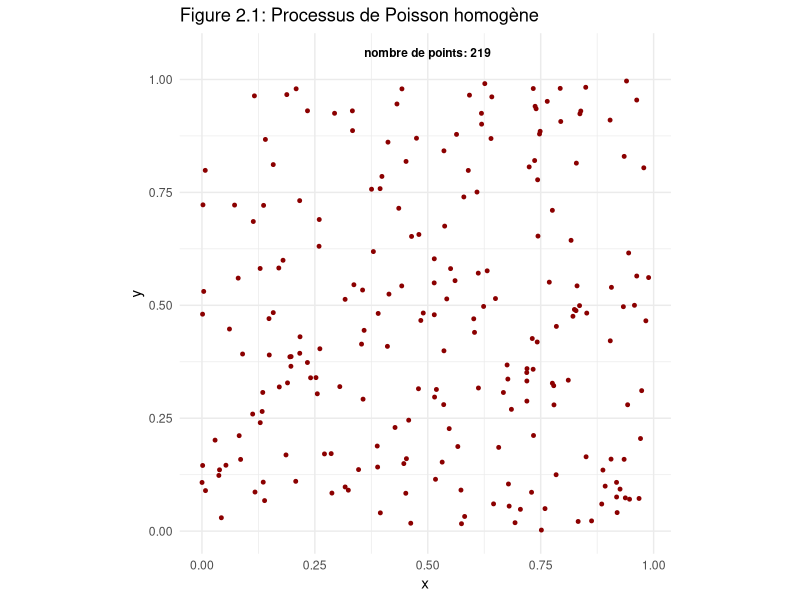
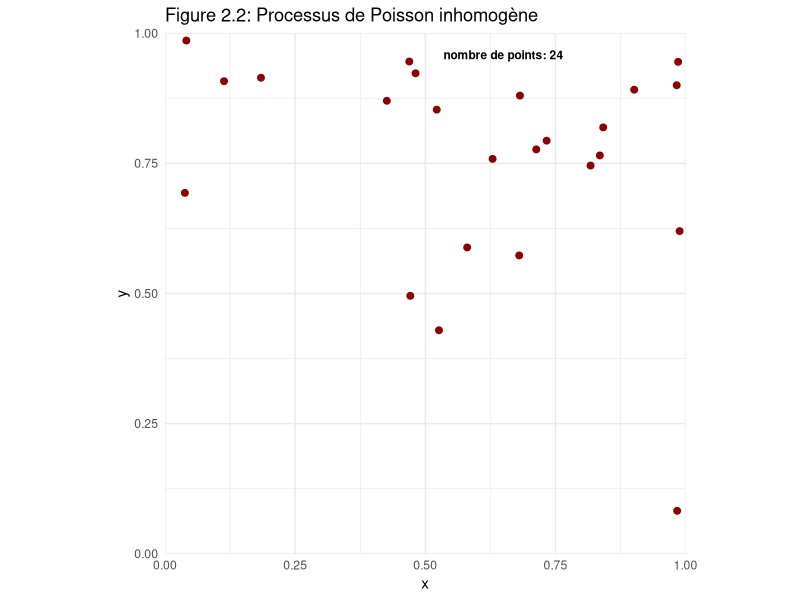
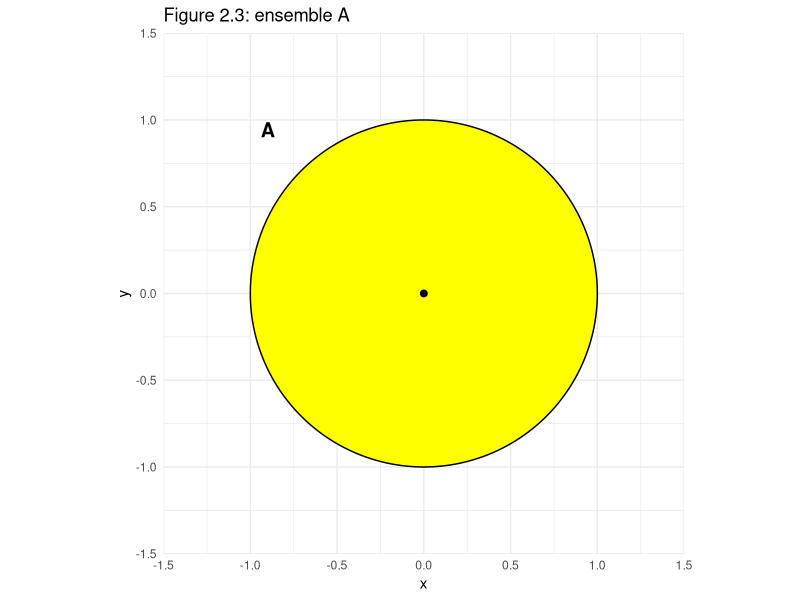
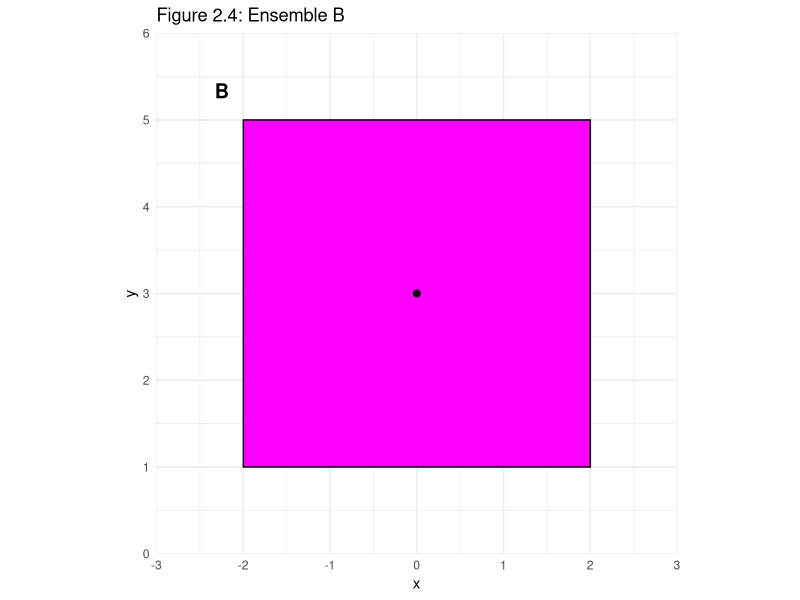
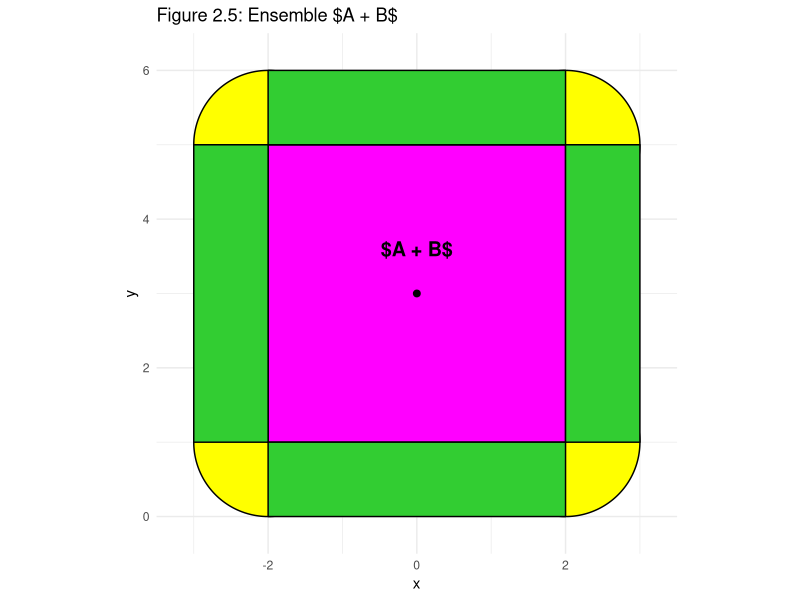
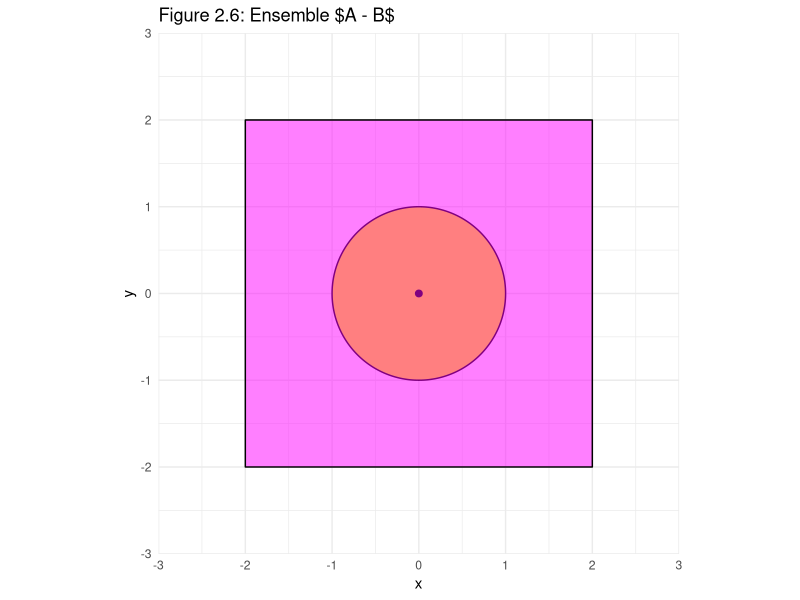
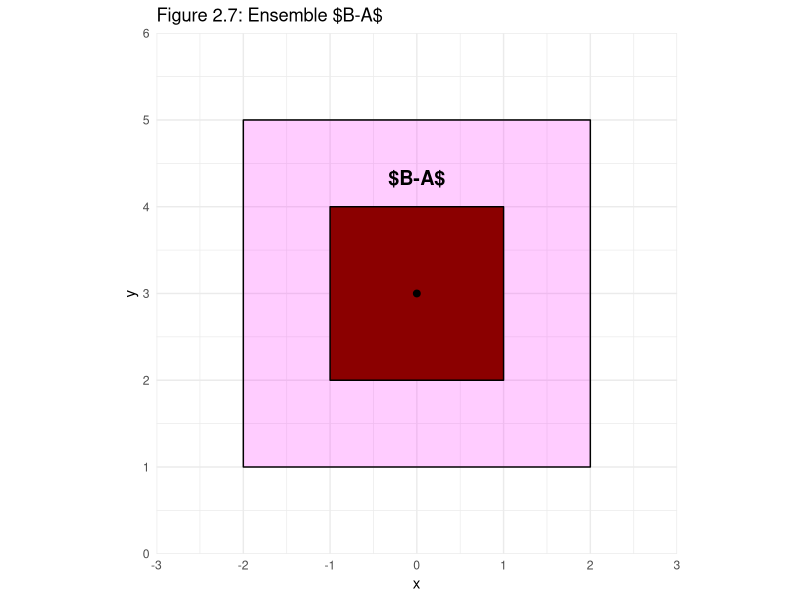
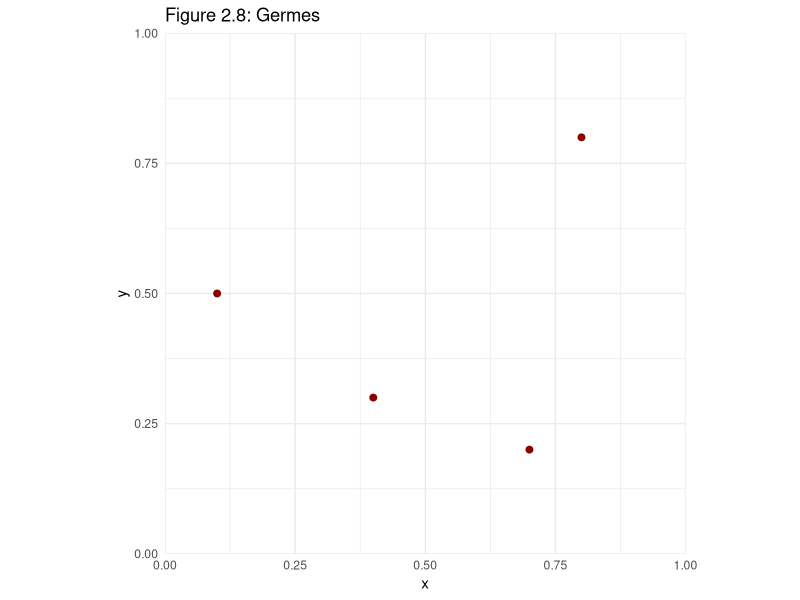

Source code (R) for these figures, in order:
## ---- chunk 1
#| label: setup
#| include: false

library(spatstat)
library(ggplot2)
## ---- chunk 2


library(spatstat.geom)
library(spatstat.random)


library(ggplot2)

set.seed(42)

w <- owin(c(0,1),c(0,1))

lambda<-200

ppoisson<-rpoispp(lambda, win = w)

n<-ppoisson$n
ggplot()+
  
  geom_point(data=as.data.frame(ppoisson),aes(x=x,y=y),
             colour="darkred",size=1)+
  
  coord_fixed()+
  labs(title="Figure 2.1: Processus de Poisson homogène",
       x="x",
       y="y")+
  annotate("text",x=0.5,y=1.05,label=paste("nombre de points:",n),
           size=3,fontface="bold",vjust=0)+
  
  theme_minimal()



## ---- chunk 3


library(spatstat.geom)
library(spatstat.random)
library(ggplot2)

set.seed(41)

w <- owin(c(0,1),c(0,1))

lambda<-function(x,y){(6*x)^2+(6*y)^2}

ppoisson<-rpoispp(lambda, win = w)

n<-ppoisson$n
  
ggplot()+
  
  geom_point(data=as.data.frame(ppoisson),aes(x=x,y=y),
             colour="darkred",size=2)+
  
  coord_fixed(xlim=c(0,1),
              ylim=c(0,1),
              expand=FALSE)+
  
  labs(title="Figure 2.2: Processus de Poisson inhomogène",
       x="x",
       y="y")+
  
  annotate("text",x=0.65,y=0.95,
           label=paste("nombre de points:",n),
           size=3,fontface="bold", vjust=0)+
  
  theme_minimal()



## ---- chunk 4

library(ggplot2)
library(ggforce)

coord_car_x<-c(-2,
              -2,
              2,
              2
              )

coord_car_y<-c(1,
               5,
               5,
               1
               )

ggplot()+
  
  geom_circle(aes(x0=0,y0=0,r=1), fill="yellow",colour="black",linewidth=0.5
              )+
  
  geom_point(data=data.frame(x=c(0),y=c(0)),aes(x=x,y=y),
             colour="black",size=2)+
  
  coord_fixed(x=c(-1.5, 1.5),
              y=c(-1.5, 1.5),
              expand=FALSE)+
  
  labs(title="Figure 2.3: ensemble A",x="x",y="y")+
  
    annotate("text",x=-0.9,y=0.9,
           label="A",
           size=5,fontface="bold", vjust=0)+

  theme_minimal()
  
ggplot()+
  geom_polygon(data=data.frame(x=coord_car_x, y=coord_car_y),
               aes(x=x, y=y),
               fill="magenta",colour="black", linewidth=0.5
               )+
  
  geom_point(data=data.frame(x=c(0),y=c(3)),aes(x=x,y=y),
             colour="black",size=2)+
  
  coord_fixed(x=c(-3, 3),
              y=c(0, 6),
              expand=FALSE)+
  
  labs(title="Figure 2.4: Ensemble B",x="x",y="y")+
  
    annotate("text",x=-2.25,y=5.25,
           label="B",
           size=5,fontface="bold", vjust=0)+
  
  theme_minimal()



## ---- chunk 5

library(ggplot2)
library(ggforce)

coord_car_x<-c(-2,
               -2,
               2,
               2
               )

coord_car_y<-c(1,
               5,
               5,
               1
               )

ggplot()+
  
  geom_circle(aes(x0=coord_car_x,y0=coord_car_y,r=1), fill="yellow",colour="black",linewidth=0.5
              )+
  
  geom_polygon(data=data.frame(x=coord_car_x, y=coord_car_y),
               aes(x=x, y=y),
               fill="magenta",colour="black", linewidth=0.5
               )+
  
  geom_polygon(data=data.frame(x=c(-3,-2,-2,-3),y=c(1,1,5,5)),
               aes(x=x,y=y),
               fill="limegreen",colour="black",linewidth=00.5)+
  
  geom_polygon(data=data.frame(x=c(3,2,2,3),y=c(1,1,5,5)),
               aes(x=x,y=y),
               fill="limegreen",colour="black",linewidth=0.5)+
  
  geom_polygon(data=data.frame(x=c(-2,2,2,-2),y=c(0,0,1,1)),
               aes(x=x,y=y),
               fill="limegreen",colour="black",linewidth=0.5)+    
  
 geom_polygon(data=data.frame(x=c(-2,2,2,-2),y=c(5,5,6,6)),
               aes(x=x,y=y),
               fill="limegreen",colour="black",linewidth=0.5)+  
  
  geom_point(data=data.frame(x=c(0),y=c(3)),aes(x=x,y=y),
             colour="black",size=2)+
  
  coord_fixed(x=c(-3.5, 3.5),
              y=c(-0.5, 6.5),
              expand=FALSE)+
  
  labs(title="Figure 2.5: Ensemble $A + B$",x="x",y="y")+
  
  annotate("text",x=0,y=3.5,
           label="$A + B$",
           size=5,fontface="bold", vjust=0)+
  
  theme_minimal()
  

## ---- chunk 6
library(ggplot2)
library(ggforce)

coord_car_x<-c(-2,
               -2,
               2,
               2
               )

coord_car_y<-c(-2,
               2,
               2,
               -2
               )

ggplot()+
  
   
  geom_circle(aes(x0=0,y0=0,r=1), fill="yellow",colour="black",linewidth=0.5
              )+
  
  geom_point(data=data.frame(x=c(0),y=c(0)),aes(x=x,y=y),
             colour="black",size=2)+
  
  geom_polygon(data=data.frame(x=coord_car_x, y=coord_car_y),
               aes(x=x, y=y),
               fill="magenta",colour="black", linewidth=0.5,alpha=0.5
               )+
  
    coord_fixed(x=c(-3, 3),
              y=c(-3,3),
              expand=FALSE)+
  
  labs(title="Figure 2.6: Ensemble $A - B$",x="x",y="y")+
  
  theme_minimal()
## ---- chunk 7
library(ggplot2)

coord_car_x<-c(-2,
               -2,
               2,
               2
               )

coord_car_y<-c(1,
               5,
               5,
               1
               )

ggplot()+
  geom_polygon(data=data.frame(x=coord_car_x, y=coord_car_y),
               aes(x=x, y=y),
               fill="magenta",colour="black", linewidth=0.5, alpha=0.2
               )+
  
  geom_polygon(data=data.frame(x=c(-1,-1,1,1), y=c(2,4,4,2)),
               aes(x=x, y=y),
               fill="darkred",colour="black", linewidth=0.5
               )+
  
  geom_point(data=data.frame(x=c(0),y=c(3)),aes(x=x,y=y),
             colour="black",size=2)+
  
  coord_fixed(x=c(-3, 3),
              y=c(0, 6),
              expand=FALSE)+
  
  labs(title="Figure 2.7: Ensemble $B-A$",x="x",y="y")+
  
    annotate("text",x=0,y=4.25,
           label="$B-A$",
           size=5,fontface="bold", vjust=0)+
  
  theme_minimal()
## ---- chunk 8
library(ggplot2)
library(ggforce)
coordonnees_x <-c(0.1 ,
                  0.4 ,
                  0.7 ,
                  0.8
                  )

coordonnees_y <-c(0.5 ,
                  0.3 ,
                  0.2 ,
                  0.8
                  )

ggplot()+
  geom_point(data=data.frame(x=coordonnees_x, y=coordonnees_y),
             aes(x = x , y = y),
             colour="darkred",
             size=2)+
  
  coord_fixed(xlim = c(0, 1),
              ylim = c(0, 1),
              expand = FALSE) +

  labs(title="Figure 2.8: Germes", x="x", y="y")+
  
  theme_minimal()
## ---- chunk 9
library(ggplot2)
library(ggforce)

theta<-seq(0,2*pi,length.out=200)
r<-0.175

contour_cercle_x<- r*cos(theta)
contour_cercle_y<- r*sin(theta)

ggplot()+
  geom_polygon(data=data.frame(x=contour_cercle_x,y=contour_cercle_y),
               aes(x=x, y=y),
               fill="magenta", colour="red", linewidth=1, alpha=0.5)+
  
  geom_point(data=data.frame(x=0,y=0),
             aes(x=x,y=y),
             colour="darkred",
             size=2)+
  
  coord_fixed(x=c(-0.3, 0.3),
              y=c(-0.3,0.3),
              expand=FALSE) +
  
  
  labs(title="Figure 2.9: Grains", x="x", y="y")+
  theme_minimal()
## ---- chunk 10
library(ggplot2)
library(ggforce)
coordonnees_x <-c(0.1 ,
                  0.4 ,
                  0.7 ,
                  0.8
                  )

coordonnees_y <-c(0.5 ,
                  0.3 ,
                  0.2 ,
                  0.8
                  )

ggplot(data.frame(x=coordonnees_x, y=coordonnees_y))+
  geom_circle(aes(x0=coordonnees_x,y0=coordonnees_y, r=r), fill="magenta", colour="red", alpha=0.5)+
  
  geom_point(data=data.frame(x=coordonnees_x,y=coordonnees_y),
             aes(x=x,y=y),
             colour="darkred",
             size=2)+
  
  coord_fixed(x=c(0, 1),
              y=c(0, 1),
              expand=FALSE)+
    
  labs(title="Figure 2.10: Modèle booléen", x="x", y="y")+
  
  theme_minimal()
